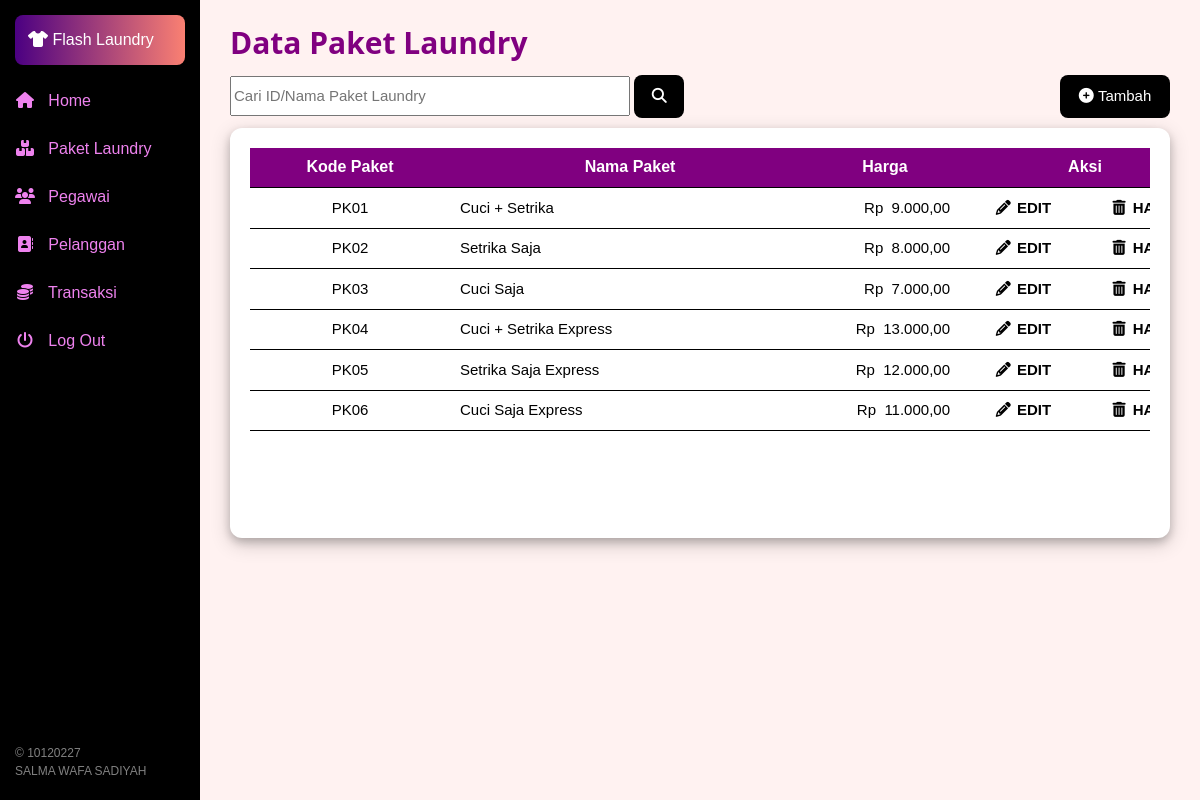
/paket.php, run on the app's committed database.
### tables this page shows
CREATE TABLE `paket` (
  `kdPaket` varchar(4) NOT NULL,
  `namaPaket` varchar(30) NOT NULL,
  `harga` decimal(10,2) NOT NULL
);

### paket.php (the view, shortened to what this page needs)
<?php include_once("functions.php");?>
<!DOCTYPE html>
<link rel="stylesheet" href="https://cdnjs.cloudflare.com/ajax/libs/font-awesome/6.1.1/css/all.min.css">
<html><head><title>View Paket</title></head>
<body>
<div class="main">
	<h2>Data Paket Laundry</h2>
	<?php
	$db=dbConnect();
	if($db->connect_errno==0){
		$sql="SELECT * FROM paket";
		$res=$db->query($sql);
		if($res){
			?>
			<div>
				<div style="padding-top:10px; padding-bottom:10px">
					<form method="post" action="paket-cari.php">
						<input type="text" name="cari" placeholder="Cari ID/Nama Paket Laundry" style="width:400px;height:40px" required>
						<button type="submit" name="btncari" class="btn-cari">
							<i class="fa-solid fa-magnifying-glass"></i>
						</button>
						<a href="paket-tambah-form.php" class="btn-tambah"><i class="fa-solid fa-circle-plus"></i>&nbspTambah</a>
					</form>
				</div>
			</div>
			<div class="table">
				<div style="overflow-y:scroll;height:370px">
					<table style="border-collapse:collapse;min-width:max-content">
						<thead><tr>
							<th style="width:200px">Kode Paket</th>
							<th style="width:360px">Nama Paket</th>
							<th style="width:150px">Harga</th>
							<th style="width:250px">Aksi</th>
						</tr></thead>
						<?php
						$data=$res->fetch_all(MYSQLI_ASSOC);
						foreach($data as $barisdata){
						?>
						<tr>
							<td align="center" style="width:200px"><?php echo $barisdata["kdPaket"];?></td>
							<td style="width:360px"><?php echo $barisdata["namaPaket"];?></td>
							<td align="right" style="width:150px">Rp&nbsp
								<?php echo number_format($barisdata["harga"],2,",",".");?>
							</td>
							<td align="center" style="width:125px">
								<a href="paket-edit-form.php?kdPaket=<?php echo $barisdata["kdPaket"]; ?>" class="aksi" align="center">
									<i class="fa-solid fa-pencil fa-fw"></i>
									EDIT
								</a>
							</td>
							<td align="center" style="width:125px">
								<a href="paket-hapus-form.php?kdPaket=<?php echo $barisdata["kdPaket"]; ?>"	class="aksi">
									<i class="fa-solid fa-trash-can fa-fw"></i>
									HAPUS
								</a>
							</td>
						</tr>
						<?php
					}
					?>
					</table>
				</div>
			</div>
			<?php
		}
	}
	?>
</div>
</body>
</html>

### w3.css (style rules this page uses)
*,*:before,*:after { box-sizing:inherit }
html { -ms-text-size-adjust:100%;-webkit-text-size-adjust:100% }
body { margin:0 }
a { background-color:transparent }
button,input,select,textarea,optgroup { font:inherit;margin:0 }
button,input { overflow:visible }
button,select { text-transform:none }
button,[type=button],[type=reset],[type=submit] { -webkit-appearance:button }
html,body { font-family:Verdana,sans-serif;font-size:15px;line-height:1.5 }
html { overflow-x:hidden }
h2 { font-size:30px }
h1,h2,h3,h4,h5,h6 { font-family:"Segoe UI",Arial,sans-serif;font-weight:400;margin:10px 0 }
a { color:inherit }

### paket.php (style rules this page uses)
body { background: #fff2f1; padding: 0px 10px 10px 10px; margin-left: 200px; position: relative; }
h2 { position:relative; margin:auto; color:purple; text-align:left; font-weight:bold; display: block; width: 100%; }
.main { padding: 20px; position: relative; }
.table { padding:20px; box-shadow: 0 4px 8px 0 rgba(0, 0, 0, 0.2), 0 6px 20px 0 rgba(0, 0, 0, 0.19); border-radius: 12px; background:white; max-width: fit-content; }
.table thead { position: sticky; top:0; z-index:10; background:purple; color:white; font-weight:bold; font-size:16px; text-align:center; }
.table th, .table td { border-bottom: 1px solid black; height: 40px; padding: 0px 10px 0px 10px; }
.table tr, .table thead { display: table; width: 100%; }
.btn-cari { background:black; color:white; border:0; padding:10px; border-radius:8px; width:50px; }
.btn-tambah { background-color: black; color: white; text-align: center; padding: 10px; width: 110px; text-decoration: none; border-radius: 8px; float: right; }
.aksi { padding: 10px; text-align: center; font-weight: bold; text-decoration: none; }

### data on the page
paket: kdPaket "PK01", namaPaket "Cuci + Setrika", harga "9.000,00"
paket: kdPaket "PK02", namaPaket "Setrika Saja", harga "8.000,00"
paket: kdPaket "PK03", namaPaket "Cuci Saja", harga "7.000,00"
paket: kdPaket "PK04", namaPaket "Cuci + Setrika Express", harga "13.000,00"
paket: kdPaket "PK05", namaPaket "Setrika Saja Express", harga "12.000,00"
paket: kdPaket "PK06", namaPaket "Cuci Saja Express", harga "11.000,00"
